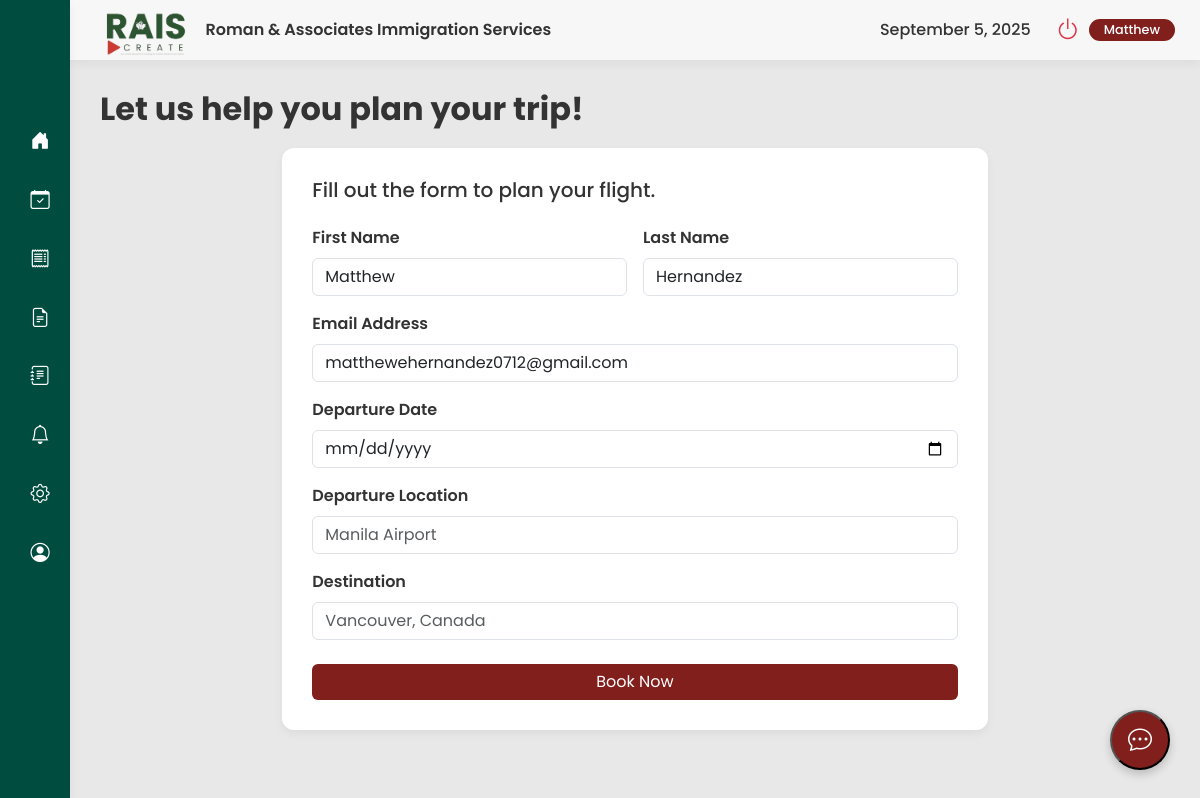
The page /user/book-flight.php (signed in) on the database its author committed.
### tables this page shows
CREATE TABLE `users` (
  `id` int(11) NOT NULL,
  `firstName` varchar(50) NOT NULL,
  `lastName` varchar(50) NOT NULL,
  `address` varchar(255) NOT NULL,
  `phone` varchar(20) NOT NULL,
  `email` varchar(100) NOT NULL,
  `password` varchar(255) NOT NULL,
  `profileImage` varchar(255) DEFAULT NULL,
  `location` varchar(255) DEFAULT NULL,
  `birthday` date DEFAULT NULL,
  `facebook` varchar(255) DEFAULT NULL,
  `instagram` varchar(255) DEFAULT NULL,
  `gmail` varchar(255) DEFAULT NULL,
  `email_notifications` tinyint(1) NOT NULL DEFAULT 1,
  `dark_mode` tinyint(1) NOT NULL DEFAULT 0,
  `documents_uploaded` tinyint(1) NOT NULL DEFAULT 0,
  `profile_picture_uploaded` tinyint(1) NOT NULL DEFAULT 0,
  `birthday_added` tinyint(1) NOT NULL DEFAULT 0,
  `social_links_added` tinyint(1) NOT NULL DEFAULT 0,
  `has_seen_tour` tinyint(1) NOT NULL DEFAULT 0,
  `role` varchar(50) NOT NULL DEFAULT 'client',
  `status` varchar(50) NOT NULL DEFAULT 'Inactive',
  `last_login` datetime DEFAULT NULL,
  `last_activity` datetime DEFAULT NULL
);

### user/book-flight.php (the view, shortened to what this page needs)
<?php
include_once '../config.php';
$userId = $_SESSION['id'];
$stmt = $conn->prepare("SELECT firstName, lastName, email, dark_mode FROM users WHERE id = ?");
$stmt->bind_param("i", $userId);
$stmt->execute();
$result = $stmt->get_result();
$userProfile = $result->fetch_assoc();
$darkModeEnabled = (bool)$userProfile['dark_mode'];
?>
<!doctype html>
<html lang="en">
<head>
    <link href="https://cdn.jsdelivr.net/npm/bootstrap@5.3.3/dist/css/bootstrap.min.css" rel="stylesheet">
    <link rel="stylesheet" href="https://cdn.jsdelivr.net/npm/bootstrap-icons@1.11.3/font/bootstrap-icons.min.css">
</head>
<body class="<?php echo $darkModeEnabled ? 'dark-mode' : ''; ?>">
    <div class="main-wrapper">
        <aside class="sidebar d-flex flex-column">
            <nav class="nav flex-column">
                <a class="nav-link" href="dashboard.php"><i class="bi bi-house-door-fill"></i><span>Dashboard</span></a>
                <a class="nav-link" href="book-consultation.php"><i class="bi bi-calendar-check"></i></a>
                <a class="nav-link" href="statement-of-account.php"><i class="bi bi-receipt"></i></a>
                <a class="nav-link" href="documents.php"><i class="bi bi-file-earmark-text"></i><span>Documents</span></a>
                <a class="nav-link" href="forms.php"><i class="bi bi-journal-text"></i><span>Forms</span></a>
                <a class="nav-link" href="notifications.php"><i class="bi bi-bell"></i><span>Notifications</span></a>
                <a class="nav-link" href="settings.php"><i class="bi bi-gear"></i><span>Settings</span></a>
                <a class="nav-link" href="profile.php"><i class="bi bi-person-circle"></i><span>Profile</span></a>
            </nav>
        </aside>
        <div class="content-area">
            <div class="header">
                <div class="header-brand d-flex align-items-center">
                    <img src="../img/logo.png" alt="RAIS Logo" class="header-logo-img light-mode-logo">
                    <span class="header-title">Roman & Associates Immigration Services</span>
                </div>
                <div class="user-status d-flex align-items-center gap-2">
                    <div id="headerDate" class="me-3" style="font-weight: 500;"></div>
                    <a href="#" class="btn btn-link power-btn" data-bs-toggle="modal" data-bs-target="#logoutModal"><i class="bi bi-power"></i></a>
                    <span class="badge"><?php echo htmlspecialchars($userProfile['firstName']); ?></span>
                </div>
            </div>
            <main class="main-content">
                <h1>Let us help you plan your trip!</h1>
                <div class="row g-4 justify-content-center">
                    <div class="col-12 col-lg-8">
                        <div class="content-card flight-form-card">
                            <h5 class="mb-4">Fill out the form to plan your flight.</h5>
                            <form>
                                <div class="row g-3 mb-3">
                                    <div class="col-12 col-md-6">
                                        <label for="firstName" class="form-label">First Name</label>
                                        <input type="text" class="form-control" id="firstName" value="<?= htmlspecialchars($userProfile['firstName']) ?>" required>
                                    </div>
                                    <div class="col-12 col-md-6">
                                        <label for="lastName" class="form-label">Last Name</label>
                                        <input type="text" class="form-control" id="lastName" value="<?= htmlspecialchars($userProfile['lastName']) ?>" required>
                                    </div>
                                </div>
                                <div class="mb-3">
                                    <label for="email" class="form-label">Email Address</label>
                                    <input type="email" class="form-control" id="email" value="<?= htmlspecialchars($userProfile['email']) ?>" required>
                                </div>
                                <div class="mb-3">
                                    <label for="departureDate" class="form-label">Departure Date</label>
                                    <input type="date" class="form-control" id="departureDate" required>
                                </div>
                                <div class="mb-3">
                                    <label for="departureCity" class="form-label">Departure Location</label>
                                    <input type="text" class="form-control" placeholder="Manila Airport" id="departureCity"  required >
                                </div>
                                <div class="mb-3">
                                    <label for="destinationCity" class="form-label">Destination</label>
                                    <input type="text" class="form-control" placeholder="Vancouver, Canada" id="destinationCity" required>
                                </div>
                                <div class="d-grid mt-4">
                                    <button type="submit" class="btn btn-primary">Book Now</button>
                                </div>
                            </form>
                        </div>
                    </div>
                </div>
            </main>
        </div>
    </div>
    <button class="chat-toggle-btn" onclick="toggleChat()">
        <i class="bi bi-chat-dots"></i>
    </button>
</body>
</html>

### user/book-flight.php (style rules this page uses)
:root { --rais-primary-green: #004d40; --rais-dark-green: #00332c; --rais-text-dark: #333333; --rais-text-light: #525252; --rais-card-bg: #FFFFFF; --rais-light-gray: #E8E8E8; --rais-bg-light: #F7F7F7; --rais-shadow: 0 4px 10px rgba(0, 0, 0, 0.05); --rais-button-maroon: #811F1D; }
body { font-family: 'Poppins', sans-serif; background-color: var(--rais-light-gray); color: var(--rais-text-dark); overflow: hidden; }
.main-wrapper { display: flex; height: 100vh; }
.sidebar { background-color: var(--rais-primary-green); width: 70px; flex-shrink: 0; color: white; padding: 30px 0; box-shadow: var(--rais-shadow); transition: width 0.3s ease-in-out; overflow: hidden; position: fixed; top: 0; height: 100vh; display: flex; flex-direction: column; z-index: 1031; }
.sidebar .nav { flex-grow: 1; }
.sidebar .nav-link { color: white; font-weight: 500; padding: 15px 30px; display: flex; align-items: center; gap: 15px; white-space: nowrap; transition: background-color 0.3s ease; }
.sidebar .nav-link i { font-size: 1.2rem; min-width: 20px; text-align: center; }
.content-area { flex-grow: 1; height: 100vh; overflow-y: auto; margin-left: 70px; }
.header { background-color: var(--rais-bg-light); height: 60px; display: flex; justify-content: space-between; align-items: center; padding: 0 25px; box-shadow: var(--rais-shadow); position: sticky; top: 0; z-index: 1020; }
.header-brand { gap: 10px; }
.header-logo-img { height: 100px; width: auto; object-fit: contain; }
.header-title { font-size: 1rem; font-weight: 600; color: var(--rais-text-dark); white-space: nowrap; }
.user-status { display: flex; align-items: center; gap: 10px; }
.user-status .badge { background-color: var(--rais-button-maroon); font-size: 0.8rem; font-weight: 500; padding: 5px 15px; border-radius: 20px; }
.user-status .btn { color: var(--rais-text-light); font-size: 1.5rem; padding: 0; }
.power-btn i { color: #dc3545; }
.main-content { flex-grow: 1; padding: 30px; }
.main-content h1 { font-size: 2rem; font-weight: 700; margin-bottom: 20px; }
.content-card { background-color: var(--rais-card-bg); border-radius: 12px; box-shadow: var(--rais-shadow); padding: 30px; }
.flight-form-card .form-label { font-weight: 600; }
.flight-form-card .btn-primary { background-color: var(--rais-button-maroon); border: none; transition: background-color 0.2s; }
.chat-toggle-btn { position: fixed; bottom: 30px; right: 30px; background-color: var(--rais-button-maroon); color: white; border-radius: 50%; width: 60px; height: 60px; display: flex; align-items: center; justify-content: center; font-size: 1.5rem; box-shadow: 0 4px 10px rgba(0, 0, 0, 0.2); cursor: pointer; z-index: 100; }

### rows shown on the page
users: firstName "Matthew", lastName "Hernandez", email "matthewehernandez0712@gmail.com"
